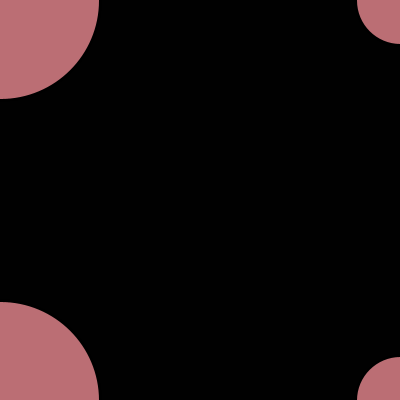
Frame 1 (no input)
Frame 60 (the mouse pressed at the canvas centre just before this capture): identical to frame 1, image omitted
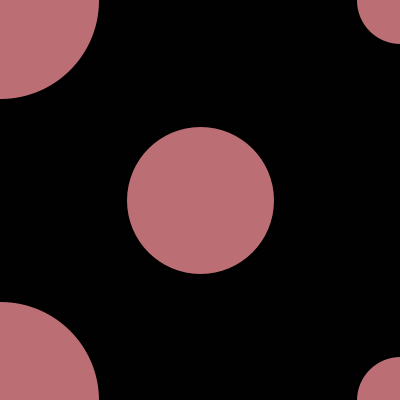
Frame 120 (the mouse held since frame 60 and released just before this capture)

The Processing sketch that drew these frames (run headless with seeded random() and noise(); from frame 60 on, the mouse is pressed at the canvas centre):

// Processing sketch: processing_48174
// ── processing_48174.pde

void setup(){
  size(400, 400);
  smooth();
}
  void draw() {
  background(1);
stroke(0);
  drawEllipse (mouseX, mouseY, 150, 10);
  drawEllipse (0, 0, 200, 60);
  drawEllipse (0, height, 200, 60);
  drawEllipse (width, 0, 90, 60);
  drawEllipse (width, height, 90, 60);
}
 
void drawEllipse (float x, float y, float s, float st) {
  strokeWeight (3);
  fill(187,110,116);
  ellipse(x, y, s, s);
}
  
 void drawCross (float x, float y, float a){
   line(x,y,x+a,y+a);
   line(x,y+a,x+a,y);
   }
